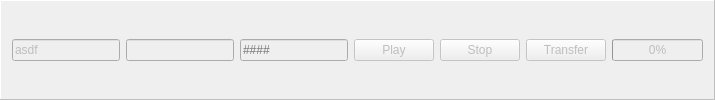
            <widget class="QFrame" name="frame_4">
             <property name="enabled">
              <bool>false</bool>
             </property>
             <property name="sizePolicy">
              <sizepolicy hsizetype="Preferred" vsizetype="Preferred">
               <horstretch>0</horstretch>
               <verstretch>0</verstretch>
              </sizepolicy>
             </property>
             <property name="frameShape">
              <enum>QFrame::Panel</enum>
             </property>
             <property name="frameShadow">
              <enum>QFrame::Raised</enum>
             </property>
             <layout class="QHBoxLayout" name="horizontalLayout_4" stretch="0,0,0,0,0,0,0">
              <property name="topMargin">
               <number>10</number>
              </property>
              <property name="bottomMargin">
               <number>10</number>
              </property>
              <item>
               <widget class="QLineEdit" name="lineEdit_4_1">
                <property name="text">
                 <string>asdf</string>
                </property>
                <property name="readOnly">
                 <bool>true</bool>
                </property>
               </widget>
              </item>
              <item>
               <widget class="QLineEdit" name="lineEdit_4_2">
                <property name="text">
                 <string/>
                </property>
                <property name="readOnly">
                 <bool>true</bool>
                </property>
               </widget>
              </item>
              <item>
               <widget class="QLineEdit" name="lineEdit_4_3">
                <property name="enabled">
                 <bool>false</bool>
                </property>
                <property name="placeholderText">
                 <string>####</string>
                </property>
               </widget>
              </item>
              <item>
               <widget class="QPushButton" name="pushButton_5">
                <property name="text">
                 <string>Play</string>
                </property>
               </widget>
              </item>
              <item>
               <widget class="QPushButton" name="pushButton_11">
                <property name="enabled">
                 <bool>false</bool>
                </property>
                <property name="text">
                 <string>Stop</string>
                </property>
               </widget>
              </item>
              <item>
               <widget class="QPushButton" name="pushButton_12">
                <property name="enabled">
                 <bool>false</bool>
                </property>
                <property name="text">
                 <string>Transfer</string>
                </property>
                <property name="checkable">
                 <bool>false</bool>
                </property>
                <property name="checked">
                 <bool>false</bool>
                </property>
               </widget>
              </item>
              <item>
               <widget class="QProgressBar" name="progressBar_4">
                <property name="enabled">
                 <bool>false</bool>
                </property>
                <property name="value">
                 <number>0</number>
                </property>
               </widget>
              </item>
             </layout>
            </widget>
